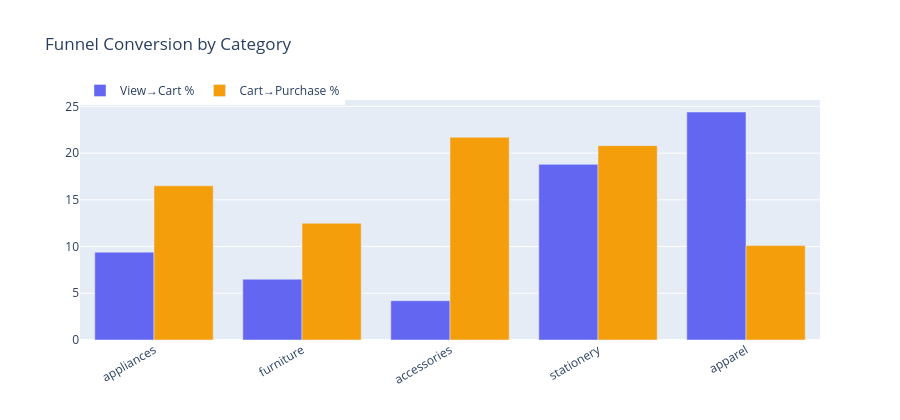

Notebook code cell kept with this figure:
### Code cell
# pivot trick: one row per session with 1/0 flags for each stage
# then group by category to see conversion per category

cat_df = duckdb.query("""
    WITH p AS (
        SELECT user_session,
               MAX(category) AS category,
               MAX(CASE WHEN event_type='view'     THEN 1 ELSE 0 END) AS viewed,
               MAX(CASE WHEN event_type='cart'     THEN 1 ELSE 0 END) AS carted,
               MAX(CASE WHEN event_type='purchase' THEN 1 ELSE 0 END) AS purchased
        FROM df
        GROUP BY user_session
    )
    SELECT
        category,
        SUM(viewed)    AS sessions,
        SUM(carted)    AS carted,
        SUM(purchased) AS purchased,
        ROUND(100.0 * SUM(carted)    / NULLIF(SUM(viewed),0), 1) AS v2c_pct,
        ROUND(100.0 * SUM(purchased) / NULLIF(SUM(carted),0),  1) AS c2p_pct,
        ROUND(100.0 * SUM(purchased) / NULLIF(SUM(viewed),0),  1) AS cvr_pct
    FROM p
    WHERE category != 'unknown'
    GROUP BY category
    HAVING SUM(viewed) >= 100
    ORDER BY sessions DESC
""").df()

# grouped bar: v2c and c2p side by side per category for ease
fig = go.Figure()
fig.add_trace(go.Bar(name='View→Cart %',    x=cat_df['category'], y=cat_df['v2c_pct'], marker_color='#6366F1'))
fig.add_trace(go.Bar(name='Cart→Purchase %',x=cat_df['category'], y=cat_df['c2p_pct'], marker_color='#F59E0B'))
fig.update_layout(barmode='group', title='Funnel Conversion by Category',height=420, xaxis_tickangle=-30,legend=dict(orientation='h', y=1.1))
fig.show()

best  = cat_df.loc[cat_df['cvr_pct'].idxmax()]
worst = cat_df.loc[cat_df['cvr_pct'].idxmin()]
print(f"  Best  CVR: '{best['category']}' at {best['cvr_pct']}%")
print(f"  Worst CVR: '{worst['category']}' at {worst['cvr_pct']}%")
print(cat_df[['category','sessions','v2c_pct','c2p_pct','cvr_pct']].to_string(index=False))

### Figure 1 — Plotly figure (JSON) as saved in the notebook; plotly's stock layout.template omitted (floating-point values rounded to 4 significant figures)
{"data": [{"marker": {"color": "#6366F1"}, "name": "View→Cart %", "type": "bar", "x": ["appliances", "furniture", "accessories", "stationery", "apparel"], "y": [9.4, 6.5, 4.2, 18.8, 24.4]}, {"marker": {"color": "#F59E0B"}, "name": "Cart→Purchase %", "type": "bar", "x": ["appliances", "furniture", "accessories", "stationery", "apparel"], "y": [16.5, 12.5, 21.7, 20.8, 10.1]}], "layout": {"barmode": "group", "height": 420, "legend": {"orientation": "h", "y": 1.1}, "title": {"text": "Funnel Conversion by Category"}, "xaxis": {"tickangle": -30}}}
